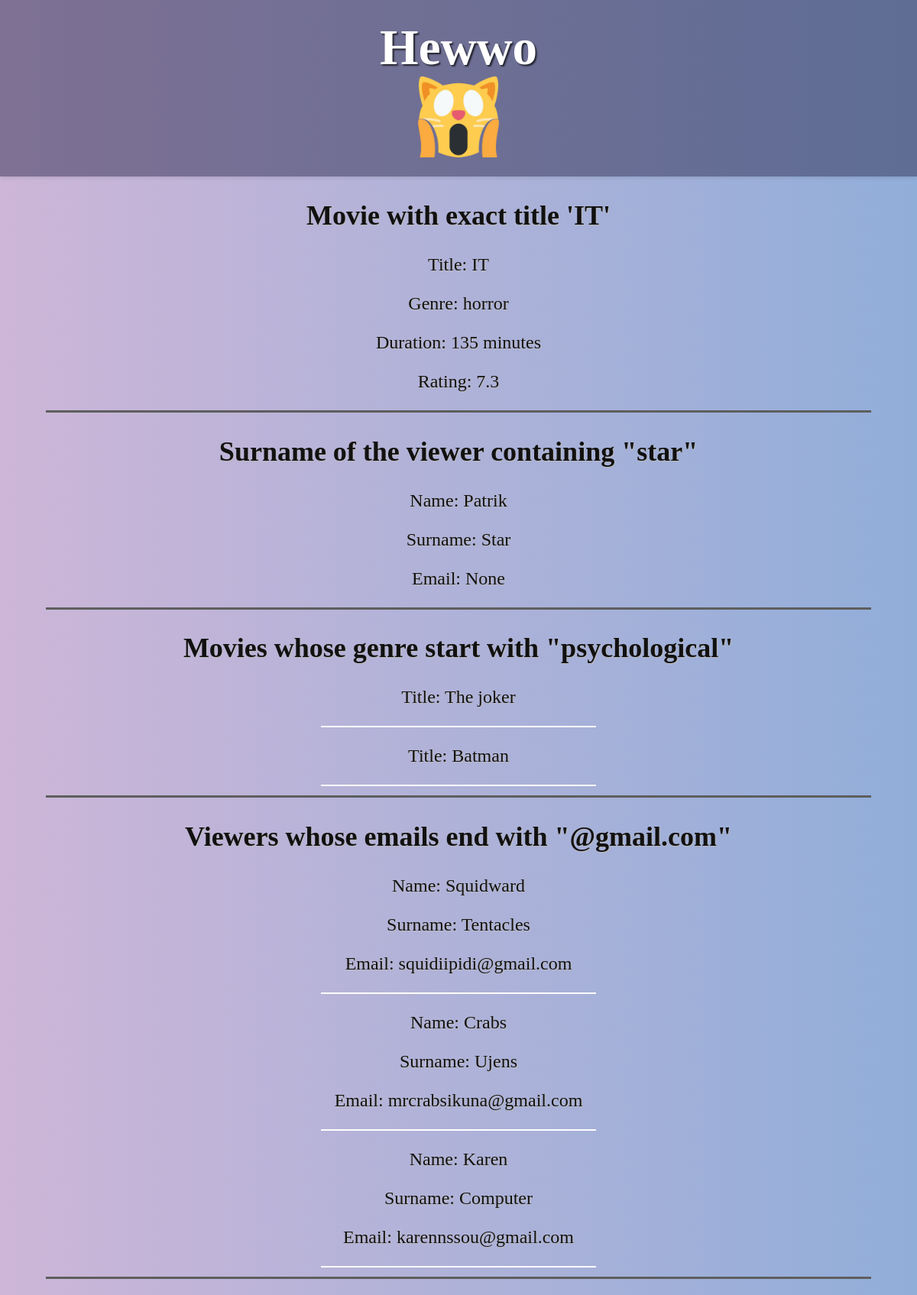
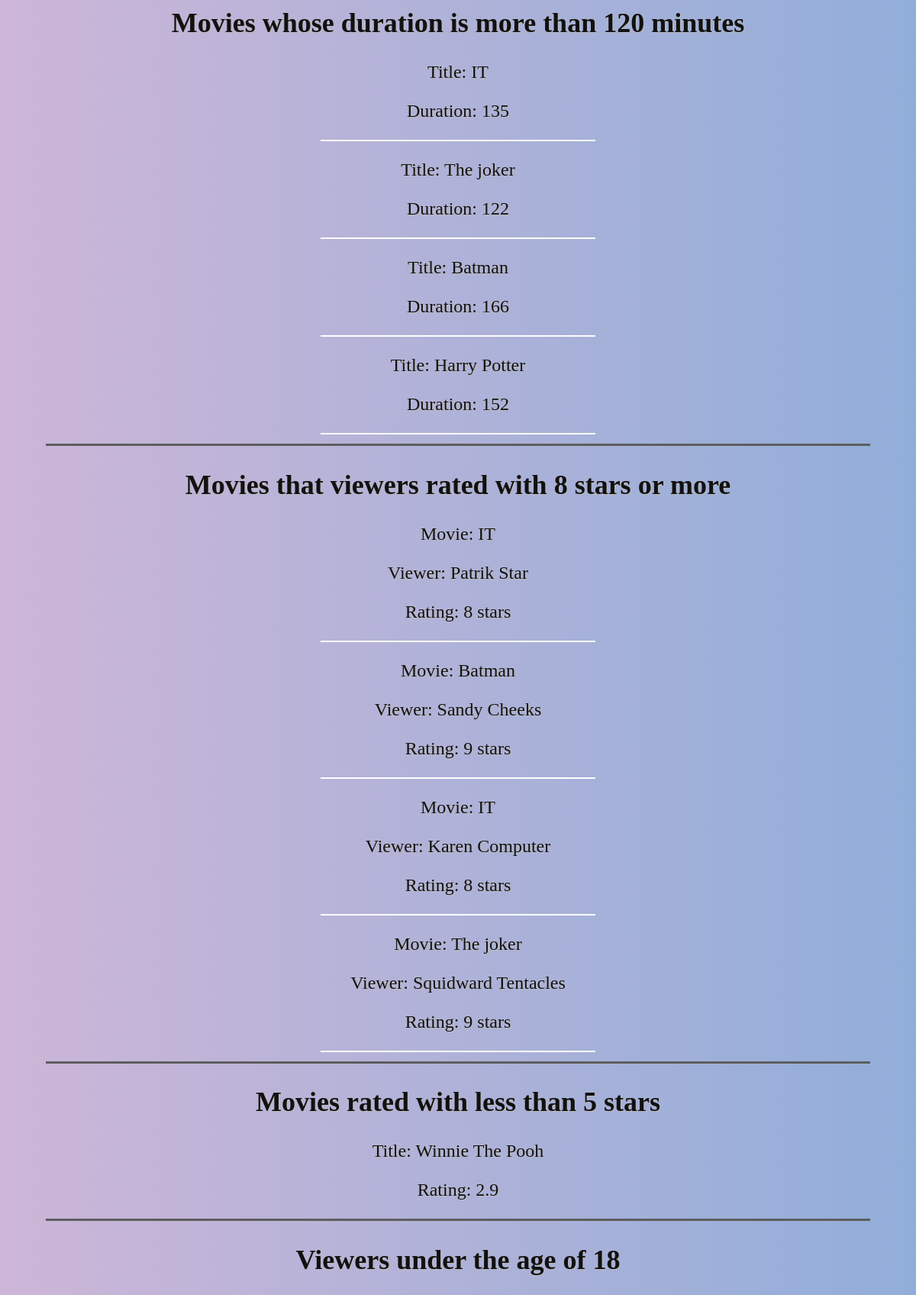
/hom/home/ (upper part), run on the app's committed database (2 pictures, top to bottom).
### orm/models.py (models this page shows, shortened)
class Movie(models.Model):
    title = models.CharField(max_length=200, null=False)
    genre = models.CharField(max_length=200, null=False)
    duration_minutes = models.IntegerField(null=False, validators=[MaxValueValidator(999), MinValueValidator(1)], default=1)
    rating = models.FloatField(null=False, validators=[MaxValueValidator(10), MinValueValidator(1)])
    def __str__(self):
        return f"{self.title}"

class Viewer(models.Model):
    name = models.CharField(max_length=200, null=False)
    surname = models.CharField(max_length=250, null=False)
    age = models.IntegerField(null=False, validators=[MaxValueValidator(90), MinValueValidator(6)])
    email = models.EmailField(null=True, blank=True)
    is_subscribed = models.BooleanField(default=False)
    def __str__(self):
        return f'{self.name} {self.surname}'

class Review(models.Model):
    movie = models.ForeignKey(Movie, on_delete=models.CASCADE)
    viewer = models.ForeignKey(Viewer, on_delete=models.CASCADE, null=True, blank=True)
    score = models.IntegerField(null=False, validators=[MaxValueValidator(10), MinValueValidator(1)])

### orm/views.py (the view)
# urls.py: path('home/', hello, name='home')
def hello(request):
    movie_exact = Movie.objects.filter(title__exact = 'IT')
    viewers_contains_lastname = Viewer.objects.filter(surname__contains = 'Star')
    genre_starts = Movie.objects.filter(genre__startswith = 'psychological')
    email_ends = Viewer.objects.filter(email__endswith = '@gmail.com')
    long_movies = Movie.objects.filter(duration_minutes__gt = 120)
    high_score_reviews = Review.objects.filter(score__gte = 8)
    low_rating_movies = Movie.objects.filter(rating__lt = 5)
    young_viewers = Viewer.objects.filter(age__lte = 18)
    medium_length_movies = Movie.objects.filter(duration_minutes__range=(90, 150))
    movies_in_list = Movie.objects.filter(id__in = [1, 4, 6])
    reviews_without_viewer = Review.objects.filter(viewer__isnull = True)
    context = {
        'movie_exact': movie_exact,
        "viewers_contains_lastname": viewers_contains_lastname,
        "genre_starts": genre_starts,
        "email_ends": email_ends,
        "long_movies": long_movies,
        "high_score_reviews": high_score_reviews,
        "low_rating_movies": low_rating_movies,
        "young_viewers": young_viewers,
        "medium_length_movies": medium_length_movies,
        "movies_in_list": movies_in_list,
        "reviews_without_viewer": reviews_without_viewer
    }
    return render(request, 'base.html', context)

### orm/templates/base.html (shortened to what this page needs)
{% load static %}
<!DOCTYPE html>
<html lang="en">
<head>
</head>
<body>
    <nav class="navbar">
        <h1>Hewwo</h1>
        <img src="/static/images/waa.png">
    </nav>
    {% block content %}
    <div class="all">
        <h2>Movie with exact title 'IT'</h2>
        {% for movie in movie_exact %}
            <div>
                <p>Title: {{ movie.title }}</p>
                <p>Genre: {{ movie.genre }}</p>
                <p>Duration: {{ movie.duration_minutes }} minutes</p>
                <p>Rating: {{ movie.rating }}</p>
                <hr>
            </div>
        {% endfor %}
        <h2>Surname of the viewer containing "star"</h2>
        {% for nam in viewers_contains_lastname %}
            <div>
                <p>Name: {{ nam.name }}</p>
                <p>Surname: {{ nam.surname }}</p>
                <p>Email: {{ nam.email }}</p>
                <hr>
            </div>
        {% endfor %}
        <h2>Movies whose genre start with "psychological"</h2>
        {% for moo in genre_starts %}
            <div>
                <p>Title: {{ moo.title }}</p>
                <hr style="width: 30%; height: 2px; background-color: hsl(0, 0%, 100%);">
            </div>
        {% endfor %}
            <hr>
        <h2>Viewers whose emails end with "@gmail.com"</h2>
        {% for emi in email_ends %}
            <div>
                <p>Name: {{ emi.name }}</p>
                <p>Surname: {{ emi.surname }}</p>
                <p>Email: {{ emi.email }}</p>
                <hr style="width: 30%; height: 2px; background-color: hsl(0, 0%, 100%);">
            </div>
        {% endfor %}
            <hr>
        <h2>Movies whose duration is more than 120 minutes</h2>
            {% for gt in long_movies %}
            <div>
                <p>Title: {{ gt.title }}</p>
                <p>Duration: {{ gt.duration_minutes }}</p>
                <hr style="width: 30%; height: 2px; background-color: hsl(0, 0%, 100%);">
            </div>
            {% endfor %}
                <hr>
        <h2>Movies that viewers rated with 8 stars or more</h2>
        {% for gte in high_score_reviews %}
            <div>
                <p>Movie: {{ gte.movie }}</p>
                <p>Viewer: {{ gte.viewer }}</p>
                <p>Rating: {{ gte.score }} stars</p>
                <hr style="width: 30%; height: 2px; background-color: hsl(0, 0%, 100%);">
            </div>
        {% endfor %}
            <hr>
        <h2>Movies rated with less than 5 stars</h2>
        {% for lt in low_rating_movies %}
            <div>
                <p>Title: {{ lt.title }}</p>
                <p>Rating: {{ lt.rating }}</p>
            </div>
        {% endfor %}
            <hr>
        <h2>Viewers under the age of 18</h2>
    </div>
    {% endblock %}
</body>
</html>

### orm/templates/base.html (style rules this page uses)
body { background: linear-gradient(90deg, hsl(281, 30%, 78%), hsl(216, 49%, 71%)); margin: 0; font-family:hello; }
.navbar { background-color: hsla(242, 32%, 23%, 0.485); padding: 25px; text-align: center; box-shadow: 0 2px 5px hsla(0, 0%, 0%, 0.1); animation: showAnimation 1.3s ease-out; }
.navbar h1 { margin: 0; color: hsl(0, 0%, 100%); font-size: 65px; text-shadow: 2px 2px 2px hsla(0, 0%, 0%, 0.695); }
.navbar img { height: 106px; vertical-align: middle; }
.all { text-align: center; font-size: x-large; font-weight: 100; color: hsl(0, 3%, 7%); text-shadow: 1px 1px 1px hsl(0, 0%, 73%); transition: 0.8s ease; animation: opacity 1.3s ease-out; }
.all hr { width: 90%; height: 3px; background-color: hsl(0, 0%, 37%); border: hsl(0, 0%, 46%); }

### data on the page
Movie: title "IT", genre "horror", duration_minutes "135", rating "7.3"
Viewer: name "Patrik", surname "Star", email "None"
Movie: title "The joker", duration_minutes "122"
Movie: title "Batman", duration_minutes "166"
Viewer: name "Squidward", surname "Tentacles", email "squidiipidi@gmail.com"
Viewer: name "Crabs", surname "Ujens", email "mrcrabsikuna@gmail.com"
Viewer: name "Karen", surname "Computer", email "karennssou@gmail.com"
Movie: title "Harry Potter", duration_minutes "152"
Review: movie "IT", viewer "Patrik Star", score "8"
Review: movie "Batman", viewer "Sandy Cheeks", score "9"
Review: movie "IT", viewer "Karen Computer", score "8"
Review: movie "The joker", viewer "Squidward Tentacles", score "9"
Movie: title "Winnie The Pooh", rating "2.9"
